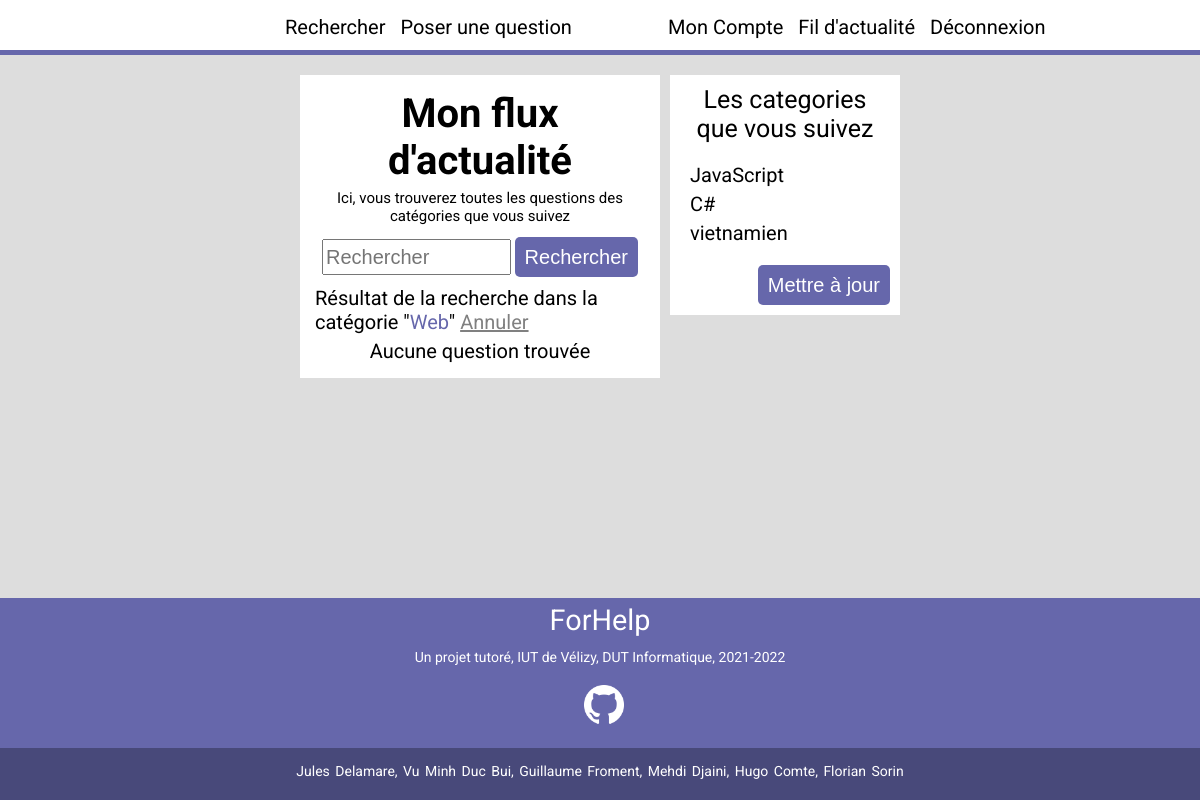
Page /flux.php?id=2 (signed in) on the committed database.
### tables this page shows
create table IF NOT EXISTS categories (
    categoryid int PRIMARY KEY NOT NULL AUTO_INCREMENT,
    name varchar(100) NOT NULL,
    description varchar(500),
    parent int DEFAULT NULL,
    FOREIGN KEY (parent) REFERENCES categories(categoryid) ON DELETE CASCADE
);

create table IF NOT EXISTS follow (
    categoryid int,
    userid int,
    notificationactivate int NOT NULL DEFAULT 0,
    FOREIGN KEY (categoryid) REFERENCES categories(categoryid) ON DELETE CASCADE,
    FOREIGN KEY (userid) REFERENCES users(userid) ON DELETE CASCADE,
    PRIMARY KEY (userid,categoryid)
);

### data/functions.php (called while the page is built, shortened)
<?php
    if(!function_exists("getCategory")){
        function getCategory($connexion,$id){
            $req="SELECT * from categories where categoryid = ?";
            $stmt = mysqli_prepare($connexion, $req);
            mysqli_stmt_bind_param($stmt, "i", $id);
            mysqli_stmt_execute($stmt);
            $result = mysqli_stmt_get_result($stmt);
            if(mysqli_num_rows($result)>=1){
                foreach($result as $ligne) $return = $ligne;
            }else{
                $return = NULL;
            }
            return $return;
        }
    }
?>

### flux.php (the view, shortened to what this page needs)
<!DOCTYPE html>
<html lang="fr">
    <head>
        <link href="styles/style.css" rel="stylesheet"/>
        <link href="styles/flux.css" rel="stylesheet"/>
    </head>
    <body>
        <?php include "data/navbar.php";
        include "session_check.php";?>
        <div class="page">
            <main>
                <div id="page_title">Mon flux d'actualité</div>
                <div id="page_description">Ici, vous trouverez toutes les questions des catégories que vous suivez</div>
                <div id="search_fil">
                    <form action="flux.php" method="GET">
                        <table>
                            <tr>
                                <td><input type="text" name="search" placeholder="Rechercher"></td>
                                <td id="search_td_right"><input type="submit"value="Rechercher" id="submit"></td>
                        </table>
                    </form>
                </div>
                <?php
                    include 'data/functions.php';
                    include 'data/db_login.php';
                    $connexion=mysqli_connect($host,$login,$mdp,$bdd) or die("connexion impossible");
                    if(isset($_GET["search"]) && isset($_GET["id"])){
                        $bd_get = "SELECT categoryid FROM follow WHERE userid = ? AND categoryid= ?";
                        $stmt = mysqli_prepare($connexion, $bd_get);
                        mysqli_stmt_bind_param($stmt, "ii", $_SESSION["connected"],$_GET["id"]);
                        mysqli_stmt_execute($stmt);
                        $result = mysqli_stmt_get_result($stmt);
                        mysqli_stmt_close($stmt);
                        $parents = [];
                        while($ligne = mysqli_fetch_array($result, MYSQLI_ASSOC)) $parents = array_merge($parents,getCategoryChilds($connexion,$ligne['categoryid']));
                        $search = "%".$_GET["search"]."%";
                        if($parents != []){
                            $params = "(".implode(",", array_fill(0, count($parents), "?")).")";
                            $bd_get = "SELECT * FROM posts where categoryid in ".$params." AND (title like ? or text like ?) AND userid != ? order by postid ASC LIMIT 100";
                            $stmt = mysqli_prepare($connexion, $bd_get);
                            $types = str_repeat("i", count($parents))."ssi";
                            $args = array_merge(array($stmt,$types), $parents,array($search,$search,$_SESSION["connected"]));
                            ini_set('display_errors', '0');
                            call_user_func_array("mysqli_stmt_bind_param", $args);
                            ini_set('display_errors', '1');
                            mysqli_stmt_execute($stmt);
                            $result = mysqli_stmt_get_result($stmt);
                            mysqli_stmt_close($stmt);
                        }
                    }else if(isset($_GET["id"])){
                        $bd_get = "SELECT categoryid FROM follow WHERE userid = ? AND categoryid= ?";
                        $stmt = mysqli_prepare($connexion, $bd_get);
                        mysqli_stmt_bind_param($stmt, "ii", $_SESSION["connected"],$_GET["id"]);
                        mysqli_stmt_execute($stmt);
                        $result = mysqli_stmt_get_result($stmt);
                    }else if(isset($_GET["search"])){
                        $bd_get = "SELECT categoryid FROM follow WHERE userid = ?";
                        $stmt = mysqli_prepare($connexion, $bd_get);
                        mysqli_stmt_bind_param($stmt, "i", $_SESSION["connected"]);
                        mysqli_stmt_execute($stmt);
                        $result = mysqli_stmt_get_result($stmt);
                        mysqli_stmt_close($stmt);
                        $parents = [];
                        while($ligne = mysqli_fetch_array($result, MYSQLI_ASSOC)) $parents = array_merge($parents,getCategoryChilds($connexion,$ligne['categoryid']));
                        $search = "%".$_GET["search"]."%";
                        if($parents != []){
                            $params = "(".implode(",", array_fill(0, count($parents), "?")).")";
                            $bd_get = "SELECT * FROM posts where categoryid in ".$params." AND (title like ? or text like ?) AND userid != ? order by postid ASC LIMIT 100";
                            $stmt = mysqli_prepare($connexion, $bd_get);
                            $types = str_repeat("i", count($parents))."ssi";
                            $args = array_merge(array($stmt,$types), $parents,array($search,$search,$_SESSION["connected"]));
                            ini_set('display_errors', '0');
                            call_user_func_array("mysqli_stmt_bind_param", $args);
                            ini_set('display_errors', '1');
                            mysqli_stmt_execute($stmt);
                            $result = mysqli_stmt_get_result($stmt);
                            mysqli_stmt_close($stmt);
                        }
                    }
                    if(isset($_GET["id"])){
                        $category = getCategory($connexion,$_GET["id"]);
                        if($category){
                            if(isset($_GET["search"])) echo "<div id='category'>Résultat de la recherche dans la catégorie \"<span class='colored'>".$category["name"]."</span>\" <a href='flux.php?search=".$_GET["search"]."' class='retour'>Annuler</a></div>";
                            else echo"<div id='category'>Résultat de la recherche dans la catégorie \"<span class='colored'>".$category["name"]."</span>\" <a href='flux.php' class='retour'>Annuler</a></div>";
                        }
                    }
                    if(mysqli_num_rows($result) == 0){
                        echo "<div class='centered' style='margin-top:5px'>Aucune question trouvée</div>";
                    }
                ?>
            </main>
            <sidebar id="flux_sidebar">
                <div id="sidebar_title">
                    Les categories que vous suivez
                </div>
                <div id="sidebar_categories">
                    <?php
                        $bd_get = "SELECT categoryid FROM follow where userid = ?";
                        $stmt = mysqli_prepare($connexion, $bd_get);
                        mysqli_stmt_bind_param($stmt, "i", $_SESSION["connected"]);
                        mysqli_stmt_execute($stmt);
                        $result = mysqli_stmt_get_result($stmt);
                        while($ligne = mysqli_fetch_array($result, MYSQLI_ASSOC)){
                            if(isset($_GET["id"]) && $_GET["id"] == $ligne["categoryid"]){
                                echo "<div id='selected_cat' class='followed_category'>".getCategory($connexion,$ligne["categoryid"])["name"];
                                echo "
                                    <div class='ligne invisible'></div>
                                        <span class='unfollow invisible'>
                                            Ne plus suivre
                                        </span>";
                            }else{
                                echo "<div id='".$ligne["categoryid"]."' class='followed_category'>";
                                if(isset($_GET["search"])){
                                    echo "<a href='flux.php?search=".$_GET["search"]."&id=".$ligne["categoryid"]."'>";
                                }else{
                                    echo "<a href='flux.php?id=".$ligne["categoryid"]."'>";
                                }
                                echo getCategory($connexion,$ligne["categoryid"])["name"]."</a>";
                            }
                            echo "</div>";
                        }
                    ?>
                </div>
                <div class="mettre_a_jour">
                    <a href=''>
                        <button>
                            Mettre à jour
                        </button>
                    </a>
                </div>
            </sidebar>
        </div>
        <footer>
            <?php include 'data/footer.php';?>
        </footer>
    </body>
</html>

### data/navbar.php (shortened to what this page needs)
<nav>
    <div id="nav_left">
        <a href="index.php">Rechercher</a>
        <a href="writepost.php">Poser une question</a>
    </div>
    <?php
        if(isset($_SESSION["connected"])){
            echo "<div id='nav_right'>
                    <a href='account.php?user=".$_SESSION["connected"]."'>Mon Compte</a>
                    <a href='flux.php'>Fil d'actualité</a>
                </div>
                <div id='nav_disconnect'>
                    <a href='actions/logout.php'>Déconnexion</a>
                </div>";
        }else{
            echo "<div id='nav_right'>
                    <a href='connection.php'>Connexion</a>
                    <a href='inscription.php'>Inscription</a>
                </div>";
        }
    ?>
</nav>
<div id="navseparator"></div>
<div id="blank_repos"></div>

### data/footer.php
<div class="content">
    <h4>ForHelp</h4>
    <p>Un projet tutoré, IUT de Vélizy, DUT Informatique, 2021-2022</p>
    <ul class='source'>
        <li>
            <a href='https://github.com/Foword5/forhelp'>
                <img src="data/img/GitHub-Mark-Light-64px.png" class='source-git' alt="lien du github">
            </a>
        </li>
    </ul>
</div>
<div class='bottom'>
    <p>Jules Delamare, Vu Minh Duc Bui, Guillaume Froment, Mehdi Djaini, Hugo Comte, Florian Sorin</p>
</div>

### styles/style.css (style rules this page uses)
body, textarea { font-family: 'Roboto', sans-serif; font-size: 20px; }
main { width: 100%; margin: 10px auto 0 auto; padding: 15px; height: fit-content; background-color: white; }
sidebar { height: fit-content; }
body { background-color: #DDD; margin: 0; word-wrap:break-word; }
input, textarea { accent-color: #6667ab; }
button, input[type="submit"] { border-radius: 5px; height: 40px; font-size: 15px; background-color: #6667ab; color: white; border: 0; transition: 200ms; font-size: 20px; padding: 0 10px 0 10px; }
.page { min-height: calc(100vh - 282px); width: 50%; margin: 0 auto 0 auto; padding: 15px; display: flex; }
nav { background-color: white; padding: 15px calc(25% + 15px) 10px calc(25% - 15px); height: 30px; position: fixed; width: 100%; top: 0; z-index:1; display: flex; }
#navseparator { background-color: #6667ab; width: 100%; height: 5px; top: 50px; position: fixed; z-index:1; }
#blank_repos { height: 50px; width: 100%; }
#nav_right { position: fixed; right: calc(25% - 15px); }
#nav_disconnect { position: fixed; z-index:1; left: calc(75% + 30px); }
#nav_right * { margin-left: 10px; }
#nav_left * { margin-right: 10px; }
nav a { text-decoration: none; color: black; }
footer { background: #6667ab; color: #fff; bottom: 0; width: 100%; }
.content { display: flex; align-items: center; flex-direction: column; text-align: center; height: 150px; }
.content h4 { font-size: 1.8rem; font-weight: 400; text-transform: capitalize; margin-top: 5px; margin-bottom: 8px; }
.content p { max-width: 500px; margin: 0.1px auto; margin-top: 4px; font-size: 14px; }
.source { list-style: none; display: flex; align-items: center; justify-content: center; margin-right: 33px; margin-bottom: 8px; }
img { width: 40px; height: 40px; }
.bottom { text-align: center; background: #48497a; padding: 1px 0; height: 50px; }
.bottom p { font-size: 14px; word-spacing: 2px; text-transform: capitalize; }
.colored { color: #6667ab; }
.centered { text-align: center; }

### styles/flux.css (style rules this page uses)
#search_fil table { width: 100%; }
#search_fil input[type="text"] { height: 30px; font-size: 20px; }
#search_fil input { width: 100%; }
#search_fil td { padding: 5px; }
#search_td_right { width: 20%; }
#page_title { font-weight: bold; text-align: center; font-size: 40px; margin: 0 0 5px 0; }
#page_description { text-align: center; font-size: 15px; margin: 0 0 5px 0; }
#flux_sidebar { background-color: white; margin: 10px 0 0 10px; width: 35%; display: table-cell; padding: 10px; }
main { width: 65%; }
.page { width: 50%; display: flex; margin: auto; }
#sidebar_title { text-align: center; font-size: 25px; }
.followed_category { margin: 0 0 5px 0 ; }
#sidebar_categories { margin: 20px 10px 0 10px; }
.retour { color: gray; }
sidebar a { text-decoration: none; color:black; }
.followed_category { display: flex; justify-content: space-between; align-items: center; }
.mettre_a_jour { margin: 20px 0 0 0; text-align: right; }

### rows in the picture
categories: name "Web"
follow: categoryid.name "JavaScript"
follow: categoryid.name "C#"
follow: categoryid.name "vietnamien"
